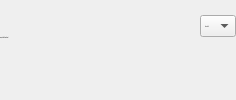
                            <widget class="QWidget" name="widget_4" native="true">
                             <layout class="QVBoxLayout" name="verticalLayout_17">
                              <property name="spacing">
                               <number>0</number>
                              </property>
                              <property name="leftMargin">
                               <number>0</number>
                              </property>
                              <property name="topMargin">
                               <number>0</number>
                              </property>
                              <property name="rightMargin">
                               <number>0</number>
                              </property>
                              <property name="bottomMargin">
                               <number>0</number>
                              </property>
                              <item>
                               <widget class="QWidget" name="widget_30" native="true">
                                <layout class="QHBoxLayout" name="horizontalLayout_31">
                                 <property name="spacing">
                                  <number>0</number>
                                 </property>
                                 <property name="leftMargin">
                                  <number>0</number>
                                 </property>
                                 <property name="topMargin">
                                  <number>0</number>
                                 </property>
                                 <property name="rightMargin">
                                  <number>0</number>
                                 </property>
                                 <property name="bottomMargin">
                                  <number>0</number>
                                 </property>
                                 <item>
                                  <layout class="QHBoxLayout" name="formInput_12">
                                   <property name="spacing">
                                    <number>0</number>
                                   </property>
                                   <property name="topMargin">
                                    <number>0</number>
                                   </property>
                                   <item alignment="Qt::AlignTop">
                                    <widget class="QWidget" name="label_product_3" native="true">
                                     <property name="minimumSize">
                                      <size>
                                       <width>200</width>
                                       <height>0</height>
                                      </size>
                                     </property>
                                     <property name="maximumSize">
                                      <size>
                                       <width>200</width>
                                       <height>16777215</height>
                                      </size>
                                     </property>
                                     <layout class="QHBoxLayout" name="horizontalLayout_13">
                                      <property name="spacing">
                                       <number>0</number>
                                      </property>
                                      <property name="leftMargin">
                                       <number>0</number>
                                      </property>
                                      <property name="topMargin">
                                       <number>30</number>
                                      </property>
                                      <property name="rightMargin">
                                       <number>0</number>
                                      </property>
                                      <property name="bottomMargin">
                                       <number>0</number>
                                      </property>
                                      <item>
                                       <widget class="QLabel" name="label_5">
                                        <property name="font">
                                         <font>
                                          <family>Cambria</family>
                                          <pointsize>-1</pointsize>
                                          <weight>50</weight>
                                          <bold>false</bold>
                                         </font>
                                        </property>
                                        <property name="text">
                                         <string>Trạng thái đơn hàng</string>
                                        </property>
                                       </widget>
                                      </item>
                                      <item>
                                       <widget class="QLabel" name="label_required_6">
                                        <property name="sizePolicy">
                                         <sizepolicy hsizetype="Expanding" vsizetype="Preferred">
                                          <horstretch>0</horstretch>
                                          <verstretch>0</verstretch>
                                         </sizepolicy>
                                        </property>
                                        <property name="text">
                                         <string/>
                                        </property>
                                       </widget>
                                      </item>
                                     </layout>
                                    </widget>
                                   </item>
                                   <item alignment="Qt::AlignTop">
                                    <widget class="QWidget" name="widget_31" native="true">
                                     <property name="maximumSize">
                                      <size>
                                       <width>16777215</width>
                                       <height>16777215</height>
                                      </size>
                                     </property>
                                     <layout class="QVBoxLayout" name="verticalLayout_23">
                                      <property name="spacing">
                                       <number>0</number>
                                      </property>
                                      <property name="leftMargin">
                                       <number>0</number>
                                      </property>
                                      <property name="topMargin">
                                       <number>15</number>
                                      </property>
                                      <property name="rightMargin">
                                       <number>0</number>
                                      </property>
                                      <property name="bottomMargin">
                                       <number>0</number>
                                      </property>
                                      <item>
                                       <widget class="QComboBox" name="status_order">
                                        <property name="font">
                                         <font>
                                          <family>Cambria</family>
                                          <pointsize>-1</pointsize>
                                         </font>
                                        </property>
                                        <item>
                                         <property name="text">
                                          <string>Chờ xử lý</string>
                                         </property>
                                        </item>
                                        <item>
                                         <property name="text">
                                          <string>Hoàn thành</string>
                                         </property>
                                        </item>
                                        <item>
                                         <property name="text">
                                          <string>Thất bại</string>
                                         </property>
                                        </item>
                                       </widget>
                                      </item>
                                      <item>
                                       <widget class="QLabel" name="error_order">
                                        <property name="text">
                                         <string/>
                                        </property>
                                        <property name="margin">
                                         <number>0</number>
                                        </property>
                                       </widget>
                                      </item>
                                     </layout>
                                    </widget>
                                   </item>
                                  </layout>
                                 </item>
                                </layout>
                               </widget>
                              </item>
                             </layout>
                            </widget>
